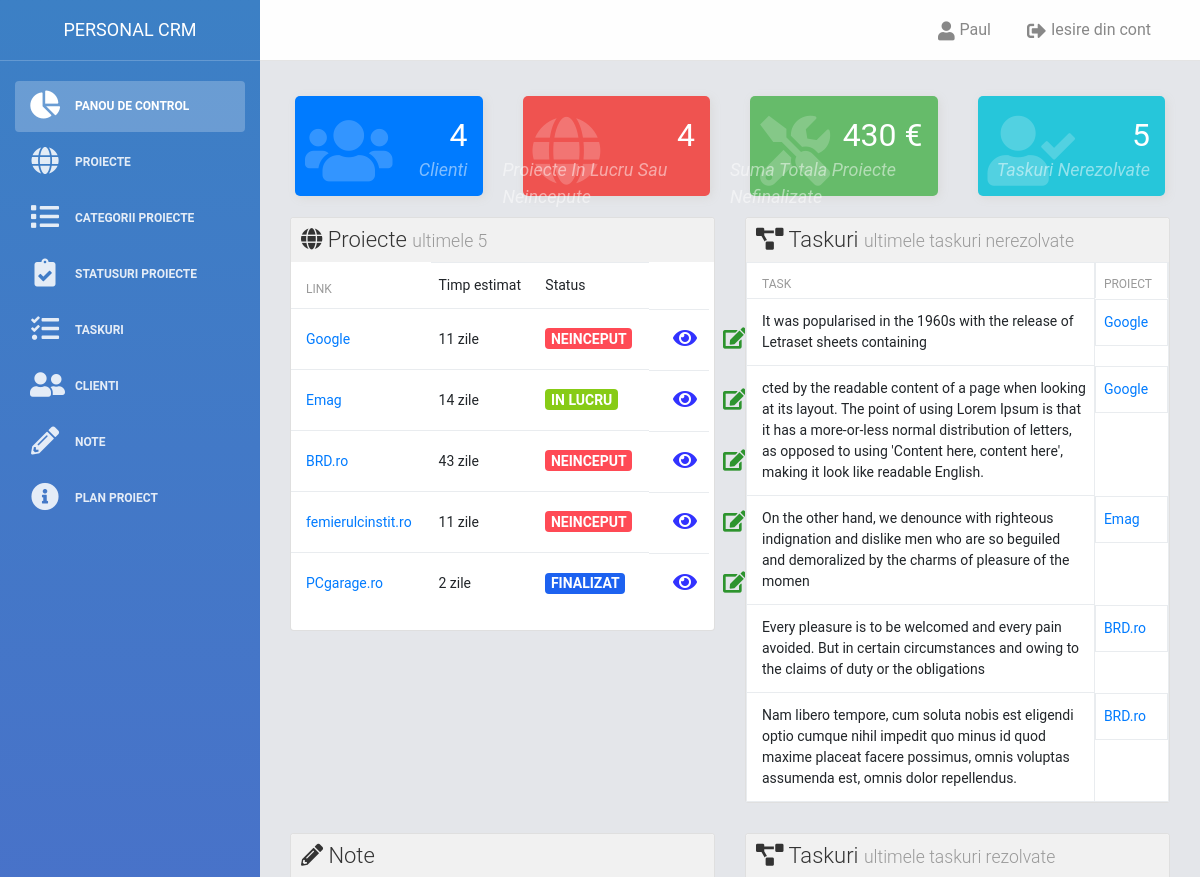
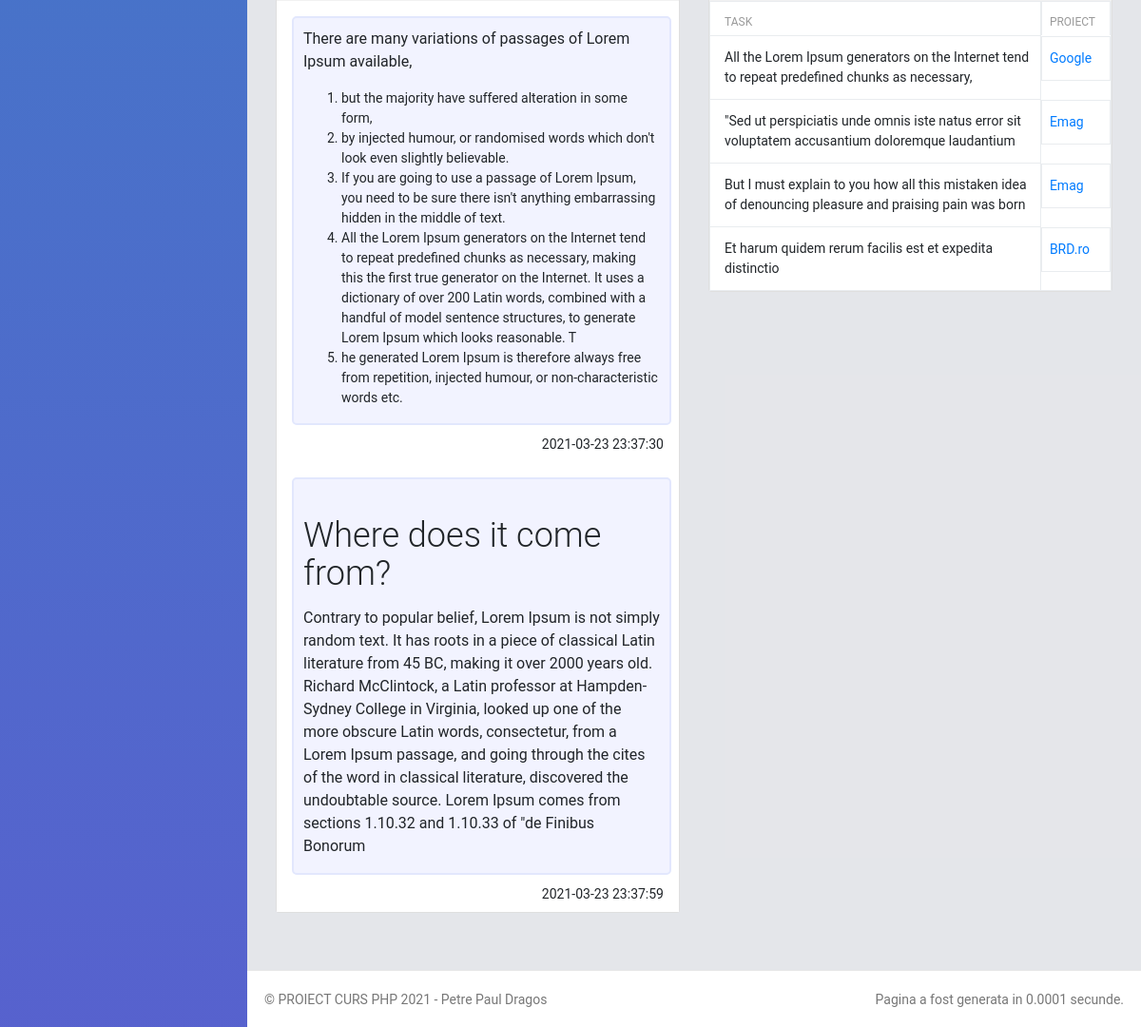
/index.php (signed in), run on the app's committed database (2 pictures, top to bottom).
### tables this page shows
CREATE TABLE `utilizatori` (
  `id` int(11) NOT NULL,
  `utilizator` varchar(30) NOT NULL,
  `parola` varchar(30) NOT NULL,
  `nume` varchar(100) NOT NULL,
  `prenume` varchar(100) NOT NULL
);

CREATE TABLE `proiecte` (
  `id` int(11) NOT NULL,
  `nume` varchar(255) NOT NULL,
  `link` varchar(255) NOT NULL,
  `categorie` varchar(255) NOT NULL,
  `descriere` text NOT NULL,
  `imagine` text NOT NULL,
  `id_client` int(11) NOT NULL,
  `buget` int(11) NOT NULL,
  `status` int(11) NOT NULL,
  `data` timestamp NOT NULL DEFAULT current_timestamp(),
  `data_start` date NOT NULL,
  `data_final` date NOT NULL
);

CREATE TABLE `proiecte_statusuri` (
  `idStatus` int(11) NOT NULL,
  `numeStatus` varchar(300) NOT NULL,
  `culoareStatus` varchar(20) NOT NULL
);

CREATE TABLE `proiecte_taskuri` (
  `id` int(11) NOT NULL,
  `id_proiect` int(11) NOT NULL,
  `task` text NOT NULL,
  `status` int(3) NOT NULL,
  `prioritate` int(3) NOT NULL,
  `data` datetime NOT NULL DEFAULT current_timestamp()
);

CREATE TABLE `note` (
  `id` int(11) NOT NULL,
  `nota` text NOT NULL,
  `data` timestamp NOT NULL DEFAULT current_timestamp() ON UPDATE current_timestamp()
);

### clase/note_functii.php (called while the page is built, shortened)
<?php
require_once "config/bazadedate.php";
class Note {
	public function __construct() {
		global $conexiune;
		$this->con = $conexiune;
		if(mysqli_connect_error()) {
			trigger_error("Eroare la conectarea bazei de date: " . mysqli_connect_error());
		}else{
			return $this->con;
		}
	}
	public function afiseazaNotele(){
		    $query = "SELECT * FROM note";
		    $result = $this->con->query($query);
		if ($result->num_rows > 0) {
		    $data = array();
		    while ($row = $result->fetch_assoc()) {
		           $data[] = $row;
		    }
			return $data;
		}
	}
}

### clase/proiecte_functii.php (the view, shortened to what this page needs)
<?php
require_once "config/bazadedate.php";
class Proiecte {
	public function __construct() {
		global $conexiune;
		$this->con = $conexiune;
		if(mysqli_connect_error()) {
			trigger_error("Eroare la conectarea bazei de date: " . mysqli_connect_error());
		}else{
			return $this->con;
		}
	}
	public function afiseazaProiecte(){
		$query = "SELECT * FROM proiecte";
		$result = $this->con->query($query);
		if (!empty($result) && $result->num_rows > 0) {
		    $data = array();
		    while ($row = $result->fetch_assoc()) {
		           $data[] = $row;
		    }
			return $data;
		}
	}
	public function afiseazaNumeProiect($id){
		$query = "SELECT * FROM proiecte WHERE id = '$id'";
		    $result = $this->con->query($query);
		    while($row = mysqli_fetch_assoc($result)) {
			echo $row['nume'];
			}
	}
	public function timpEstimativProiect($data_start, $data_final) {
			$start_date = strtotime($data_start);
			$end_date = strtotime($data_final);
			echo ceil(($end_date - $start_date)/60/60/24) . " zile";
	}
	public function afiseazaNumeStatus($id) {
		    $query = "SELECT * FROM proiecte_statusuri WHERE idStatus = '$id'";
		    $result = $this->con->query($query);
		    while($row = mysqli_fetch_assoc($result)) {
			echo "<span class='badge status' style='background-color:".$row['culoareStatus']."'>" .$row['numeStatus']. "</span>";
			}
	}
	public function afiseazaTaskuriNerezolvateWidget(){
		    $query = "SELECT * FROM proiecte_taskuri WHERE status = 0";
		    $result = $this->con->query($query);
		if (!empty($result) && $result->num_rows > 0) {
		    $data = array();
		    while ($row = $result->fetch_assoc()) {
		           $data[] = $row;
		    }
			return $data;
		}
	}
	public function afiseazaTaskuriRezolvateWidget(){
		    $query = "SELECT * FROM proiecte_taskuri WHERE status = 1";
		    $result = $this->con->query($query);
		if (!empty($result) && $result->num_rows > 0) {
		    $data = array();
		    while ($row = $result->fetch_assoc()) {
		           $data[] = $row;
		    }
			return $data;
		}
	}
}

### clase/utilizatori_functii.php (shortened to what this page needs)
<?php
require_once "config/bazadedate.php";
class Utilizatori {
	public function __construct() {
		global $conexiune;
		$this->con = $conexiune;
		if(mysqli_connect_error()) {
			trigger_error("Eroare la conectarea bazei de date: " . mysqli_connect_error());
		}else{
			return $this->con;
		}
	}
    public function afiseazaNumeUtilizator($id){
		$query = "SELECT * FROM utilizatori WHERE id = '$id'";
		    $result = $this->con->query($query);
		    while($row = mysqli_fetch_assoc($result)) {
			echo $row['nume'];
			}
	}
}

### elemente/panoudecontrol/proiecte_widget.php
<?php
  $proiecteObj = new Proiecte();
  $proiecte = $proiecteObj->afiseazaProiecte();
?>
<div class="card card-proiecte">
  <div class="card-header">
    <h4 class="card-title"><i class="fas fa-globe"></i> Proiecte <small>ultimele 5</small></h4>
  </div>
  <?php if ($proiecte > 0) { ?>
  <table class="table table-hover">
    <thead>
      <tr>
        <th>Link</th>
        <td>Timp estimat</td>
        <td>Status</td>
        <th style="width: 60px"></th>
      </tr>
    </thead>
    <tbody>
        <?php foreach ($proiecte as $proiect) { ?>
        <tr>
          <td> <a href="<?php echo $proiect['link'] ?>" target="_blank"><?php echo $proiect['nume'] ?> </td>
          <td> <?php $proiecteObj->timpEstimativProiect($proiect['data_start'],$proiect['data_final']); ?> </td>
          <td> <?php $proiecteObj->afiseazaNumeStatus($proiect['status']); ?> </td>
          <td style="width: 60px">
            <a class="btn btn-info btn-simple btn-link" href="proiect_pagina.php?proiectId=<?php echo $proiect['id'] ?>" style="color:blue">
              <i class="fa fa-lg fa-eye"></i>
            <a class="btn btn-info btn-simple btn-link" href="proiect_editare.php?modificaId=<?php echo $proiect['id'] ?>" style="color:green">
              <i class="fa fa-lg fa-edit"></i></a>
          </td>
        </tr>
		      <?php } ?>
    </tbody>
  </table>
  <?php } else { ?>
       <p class="text-center p-2">Adauga un proiect</p>
      <?php } ?>
</div>

### elemente/panoudecontrol/taskuri_nerezolvate_widget.php
<?php
  $taskObj = new Proiecte();
  $taskuri = $taskObj->afiseazaTaskuriNerezolvateWidget();
?>
<div class="card card-proiecte">
  <div class="card-header">
    <h4 class="card-title"><i class="fas fa-project-diagram"></i> Taskuri <small>ultimele taskuri nerezolvate</small></h4>
  </div>
<?php if ($taskuri){ ?>
  <table class="table table-bordered table-hover m-0">
    <thead>
      <tr>
        <th>Task</th>
        <th>Proiect</th>
      </tr>
    </thead>
    <tbody>
    <?php
        $i = 0;
        $limita = count($taskuri);
        while ($i < 6) {
        ?>
        <tr>
          <td><?php echo $taskuri[$i]['task']; ?></td>
          <td><a href="proiect_pagina.php?proiectId=<?php echo $taskuri[$i]['id_proiect'] ?>">
               <?php $taskObj->afiseazaNumeProiect($taskuri[$i]['id_proiect']); ?>
            </a>
          </td>
        </tr>
        <?php
        $i++;
        if( $i == $limita )break; } ?>
  </tbody>
  </table>
<?php } else { ?>
        <p class="text-center p-2">Nu ai nici un task nerezolvat</p>
<?php } ?>
</div>

### elemente/panoudecontrol/note_widget.php
<?php
  $noteObj = new Note();
  $listaNote = $noteObj->afiseazaNotele();
?>
<div class="card card-note">
  <div class="card-header">
    <h4 class="card-title"><i class="fas fa-pencil-alt"></i> Note</h4>
  </div>
    <?php
    if ($listaNote > 0) {
      foreach ($listaNote as $nota) { ?>
      <div class="bg-white p-2">
          <div class="box-nota ml-2 mt-2">
              <?php echo $nota['nota']; ?>
          </div>
          <div class="user-info mr-2">
              <span class="date float-right text-black-50"><?php echo $nota['data']; ?></span>
          </div>
      </div>
      <?php } ?>
    <?php } else { ?>
      <p class="text-center p-2">Nu ai nici o nota</p>
    <?php } ?>
  </div>

### elemente/panoudecontrol/taskuri_rezolvate_widget.php
<?php
  $taskObj = new Proiecte();
  $taskuri = $taskObj->afiseazaTaskuriRezolvateWidget();
?>
<div class="card card-proiecte">
  <div class="card-header">
    <h4 class="card-title"><i class="fas fa-project-diagram"></i> Taskuri <small>ultimele taskuri rezolvate</small></h4>
  </div>
<?php if ($taskuri){ ?>
  <table class="table table-bordered table-hover m-0">
    <thead>
      <tr>
        <th>Task</th>
        <th>Proiect</th>
      </tr>
    </thead>
    <tbody>
    <?php
        $i = 0;
        $limita = count($taskuri);
        while ($i < 6) {
        ?>
        <tr>
          <td><?php echo $taskuri[$i]['task']; ?></td>
          <td><a href="proiect_pagina.php?proiectId=<?php echo $taskuri[$i]['id_proiect'] ?>">
               <?php $taskObj->afiseazaNumeProiect($taskuri[$i]['id_proiect']); ?>
            </a>
          </td>
        </tr>
        <?php
        $i++;
        if( $i == $limita )break; } ?>
  </tbody>
  </table>
<?php } else { ?>
        <p class="text-center p-2">Nu ai nici un task nerezolvat</p>
<?php } ?>
</div>

### elemente/style/css/style.css (style rules this page uses)
body { font-size: 14px; padding:0; background-color: #E9EBEE; }
a { color:#007bff; }
.btn { cursor: pointer; }
.card .card-header { padding: 7px 10px!important; background-color: #f1f1f1; }
.card-note .box-nota { background-color: #f2f3ff; padding: 10px 10px 0; margin-bottom: 10px; border: 2px solid #e2e7fd; border-radius:5px; }
span.badge { font-size: 14px; text-transform: uppercase; }

### data on the page
utilizatori: nume "Paul"
proiecte: nume "Google", ceil(($end_date - $start_date)/60/60/24) "11"
proiecte_statusuri: numeStatus "NEINCEPUT"
proiecte: nume "Emag", ceil(($end_date - $start_date)/60/60/24) "14"
proiecte_statusuri: numeStatus "IN LUCRU"
proiecte: nume "BRD.ro", ceil(($end_date - $start_date)/60/60/24) "43"
proiecte: nume "femierulcinstit.ro", ceil(($end_date - $start_date)/60/60/24) "11"
proiecte: nume "PCgarage.ro", ceil(($end_date - $start_date)/60/60/24) "2"
proiecte_statusuri: numeStatus "FINALIZAT"
proiecte_taskuri: task "It was popularised in the 1960s with the release of Letraset sheets containing"
proiecte_taskuri: task "cted by the readable content of a page when looking at its layout. The point of using Lorem Ipsum is that it has a more-or-less normal distribution of letters, as opposed to using 'Content here, content here', making it look like readable English."
proiecte_taskuri: task "On the other hand, we denounce with righteous indignation and dislike men who are so beguiled and demoralized by the charms of pleasure of the momen"
proiecte_taskuri: task "Every pleasure is to be welcomed and every pain avoided. But in certain circumstances and owing to the claims of duty or the obligations"
proiecte_taskuri: task "Nam libero tempore, cum soluta nobis est eligendi optio cumque nihil impedit quo minus id quod maxime placeat facere possimus, omnis voluptas assumenda est, omnis dolor repellendus."
note: nota "There are many variations of passages of Lorem Ipsum available, but the majority have suffered alteration in some form, by injected humour, or randomised words which don't look even slightly believable. If you are going to use a passage of Lorem Ipsum, you need to be sure there isn't anything embarrassing hidden in the middle of text. All the Lorem Ipsum generators on the Internet tend to repeat predefined chunks as necessary, making this the first true generator on the Internet. It uses a dictionary of over 200 Latin words, combined with a handful of model sentence structures, to generate Lorem Ipsum which looks reasonable. T he generated Lorem Ipsum is therefore always free from…", data "2021-03-23 23:37:30"
note: nota "Where does it come from? Contrary to popular belief, Lorem Ipsum is not simply random text. It has roots in a piece of classical Latin literature from 45 BC, making it over 2000 years old. Richard McClintock, a Latin professor at Hampden-Sydney College in Virginia, looked up one of the more obscure Latin words, consectetur, from a Lorem Ipsum passage, and going through the cites of the word in classical literature, discovered the undoubtable source. Lorem Ipsum comes from sections 1.10.32 and 1.10.33 of \"de Finibus Bonorum", data "2021-03-23 23:37:59"
proiecte_taskuri: task "All the Lorem Ipsum generators on the Internet tend to repeat predefined chunks as necessary,"
proiecte_taskuri: task "\"Sed ut perspiciatis unde omnis iste natus error sit voluptatem accusantium doloremque laudantium"
proiecte_taskuri: task "But I must explain to you how all this mistaken idea of denouncing pleasure and praising pain was born"
proiecte_taskuri: task "Et harum quidem rerum facilis est et expedita distinctio"

### other printed values
$numar "4"
$sumatotala "430"
$numar "5"
